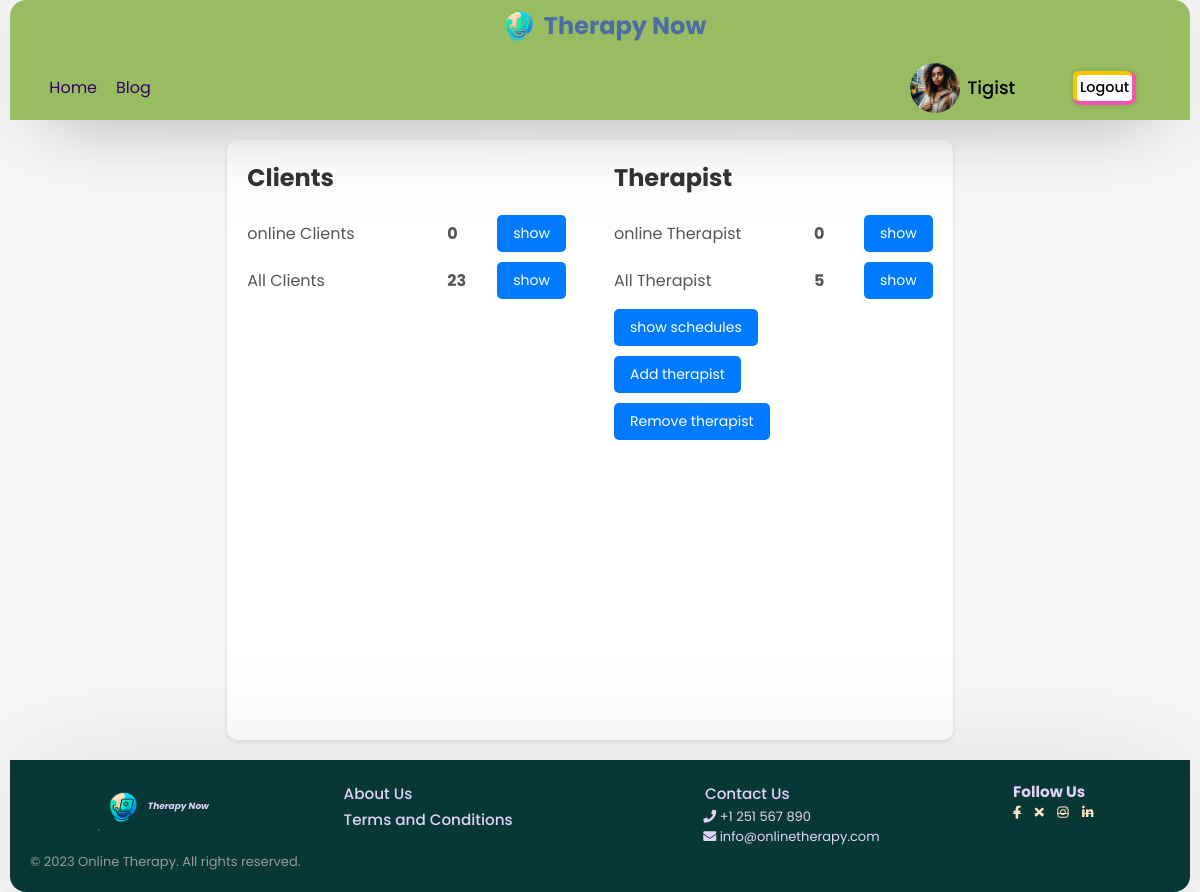
Screenshot of /admin.php (signed in) with the database file from the repository.
### tables this page shows
CREATE TABLE `users` (
  `user_id` int(11) NOT NULL,
  `unique_id` int(255) NOT NULL,
  `fname` varchar(255) NOT NULL,
  `lname` varchar(255) NOT NULL,
  `email` varchar(255) NOT NULL,
  `password` varchar(255) NOT NULL,
  `img` varchar(255) NOT NULL,
  `status` varchar(255) NOT NULL,
  `gender` varchar(10) DEFAULT NULL,
  `birthdate` date DEFAULT NULL,
  `relationship` varchar(100) DEFAULT NULL,
  `r_date` date DEFAULT curdate(),
  `r_time` time DEFAULT curtime()
);

### php/feachToDisplayData.php (called while the page is built, shortened)
<?php
function countRows($conn, $table, $condition = "") {
    $sql = "SELECT COUNT(*) AS total_rows FROM $table $condition";
    $result = mysqli_query($conn, $sql);
    if ($result) {
        $row = mysqli_fetch_assoc($result);
        return $row['total_rows'];
    } else {
        return 0;
    }
}
?>

### admin.php (the view, shortened to what this page needs)
<?php
require_once 'head.php';
require_once "php/config.php";
require_once "php/feachToDisplayData.php";
?>
<body>
  <?php require_once "header.php"; ?>
  <div class="container admin">
    <section class="left-section">
      <div class="client">
        <h2>Clients</h2>
        <div class="online-clients-number row">
          <span>online Clients</span>
          <span id="count-online-clients" class="count-number"> <?= countRows($conn, 'users', "WHERE status = 'Active now'") ?></span>
          <button id="show-online-client">show</button>
        </div>
        <div class="all-clients-number row">
          <span>All Clients</span>
          <span id="count-all-clients" class="count-number"><?= countRows($conn, 'users') ?></span>
          <button id="show-all-client">show</button>
        </div>
      </div>
      <div class="therapist">
        <h2>Therapist</h2>
        <div class="row online-therapist-number">
          <span>online Therapist</span>
          <span id="count-online-therapist" class="count-number"><?= countRows($conn, 'therapist', "WHERE status = 'Active now'") ?></span>
          <button id="show-online-therapist">show</button>
        </div>
        <div class="all-therapist-number row">
          <span>All Therapist</span>
          <span id="count-all-therapist" class="count-number"><?= countRows($conn, 'therapist') ?></span>
          <button id="show-all-therapist">show</button>
        </div>
        <div class="row button">
          <button id="show-shedules">show schedules</button>
        </div>
        <div class="row button">
          <button id="show-add-therapist-form">Add therapist</button>
        </div>
        <div class="row button">
          <button id="show-therapist-remove">Remove therapist</button>
        </div>
      </div>
    </section>
  </div>
  <?php require_once "footer.php"; ?>
</body>
</html>

### header.php (shortened to what this page needs)
<div id="header-container">
    <div class="logo">
        <a href="index.php">
            <img src="img/logo.png" alt="">
            <h1>Therapy Now</h1>
        </a>
    </div>
    <header>
        <div class="navigation-menu">
            <div class="navigation-links">
                <a href="index.php">Home</a>
                <a href="blog.php">Blog</a>
            </div>
        </div>
        <?php require_once "php/config.php";
        if (!isset($_SESSION['unique_id'])) { ?>
            <div class="user-buttons c d">
                <a href="signup.php">Sign up</a>
                <a href="login.php">Log in</a>
            </div>
        <?php } else {
            $sql = mysqli_query($conn, "SELECT * FROM users WHERE unique_id = {$_SESSION['unique_id']}");
            if (mysqli_num_rows($sql) > 0) {
                $row = mysqli_fetch_assoc($sql);
            } else {
                $sql = mysqli_query($conn, "SELECT * FROM therapist WHERE unique_id = {$_SESSION['unique_id']}");
                $row = mysqli_fetch_assoc($sql);
            } ?>
            <div class="user-buttons user-profile c">
                <a href="profile.php" class="pro_link">
                    <img src="php/images/<?php echo $row['img']; ?>" alt="">
                    <span><?php echo $row['fname'] ?></span>
                </a>
                <a href="php/logout.php?logout_id=<?php echo $row['unique_id']; ?>" class="logout">Logout</a>
            </div>
        <?php } ?>
    </header>
</div>

### style.css (style rules this page uses)
* { margin: 0; padding: 0; box-sizing: border-box; text-decoration: none; font-family: 'Poppins', sans-serif; }
body { display: flex; flex-direction: column; align-items: center; justify-content: space-between; min-height: 100vh; background: #f7f7f7; padding: 0 10px; }
.wrapper, #header-container, footer { box-shadow: 0 0 128px 0 rgba(0, 0, 0, 0.1), 0 32px 64px -48px rgba(0, 0, 0, 0.5); }
#header-container, footer { background-color: #fff; }
img { width: 50px; height: 50px; }
#header-container .logo img { width: 50px; }
#header-container .logo h1 { color: #4E6BA4; }
#header-container { z-index: 1; background-color: #97BC62; display: flex; align-items: center; justify-content: space-around; width: 100%; height: 120px; position: sticky; top: 0; left: 0; flex-direction: column; border-top-left-radius: 16px; border-top-right-radius: 16px; }
#header-container header { display: flex; align-items: center; justify-content: space-around; display: flex; width: 100%; height: auto; flex-grow: 1; }
#header-container .navigation-menu { flex-grow: 0.5; width: 100%; margin-left: 2em; }
#header-container a { margin: 1%; }
#header-container .c a { text-align: center; cursor: pointer; text-decoration: none; color: #000; background: #fff; margin: 10px; border-radius: 10%; padding: 0.2em; font-size: 0.9em; font-weight: 500; box-shadow: rgb(255, 198, 0) -2px -2px 0px 2px, rgb(246, 84, 174) 0px 0px 0px 4px, rgba(0, 0, 0, 0.05) 0px 0px 2px 7px; transition: all 0.2s; }
#header-container .c a.pro_link { display: flex; align-items: center; background: none; bottom: none; box-shadow: none; min-width: 150px; max-width: 150px; margin-left: 0; }
#header-container .user-profile { display: flex; width: 50%; align-items: center; justify-content: flex-end; margin-right: 3em; }
#header-container .user-profile img { object-fit: cover; border-radius: 50%; height: 50px; width: 50px; }
#header-container .user-profile span { font-size: 18px; font-weight: 500; color: #000; margin-left: 5%; }
#header-container .logo a { margin: 0; padding: 0; display: flex; color: #333; align-items: center; }
.navigation-menu { flex-grow: 0.5; width: 100%; margin-left: 2em; }
a { margin: 1%; }
.c a { text-align: center; cursor: pointer; text-decoration: none; color: #000; background: #fff; margin: 10px; border-radius: 10%; padding: 0.2em; font-size: 0.9em; font-weight: 500; box-shadow: rgb(255, 198, 0) -2px -2px 0px 2px, rgb(246, 84, 174) 0px 0px 0px 4px, rgba(0, 0, 0, 0.05) 0px 0px 2px 7px; transition: all 0.2s; }
.c a.pro_link { display: flex; align-items: center; background: none; bottom: none; box-shadow: none; min-width: 150px; max-width: 150px; margin-left: 0; }
#header-container .logo a { font-size: clamp(0.75em, 1vw, 2vw); margin: 0; padding: 0; display: flex; color: #333; }
a { color: #36006b; }

### admin.php (style rules this page uses)
.admin { display: flex; gap: 1em; }
.admin .left-section { display: flex; flex-direction: row; gap: 3em; }
.admin { display: flex; min-height: 80vh; width: 100vw; padding: 20px; justify-content: center; }
.admin .left-section { width: max-content; background-color: #fff; padding: 20px; border-radius: 10px; box-shadow: 0 2px 5px rgba(0, 0, 0, 0.1); margin-right: 20px; flex-wrap: wrap; }
.admin .left-section h2 { margin-bottom: 20px; color: #333; }
.admin .row { display: flex; justify-content: space-between; align-items: center; margin-bottom: 10px; }
.admin .row span { font-size: 16px; color: #555; width: 200px; }
.admin .row span.count-number { width: 50px !important; }
.admin .count-number { font-weight: bold; color: #007bff; }
.admin .button button { padding: 8px 16px; background-color: #007bff; color: #fff; border: none; border-radius: 5px; cursor: pointer; }
.left-section .row button { padding: 8px 16px; background-color: #007bff; color: #fff; border: none; border-radius: 5px; cursor: pointer; font-size: 14px; transition: background-color 0.3s ease; }

### rows the page displays
users: img (picture), fname "Tigist"

### other values shown
countRows($conn, 'users', "WHERE status = 'Active now'") "0"
countRows($conn, 'users') "23"
countRows($conn, 'therapist', "WHERE status = 'Active now'") "0"
countRows($conn, 'therapist') "5"
